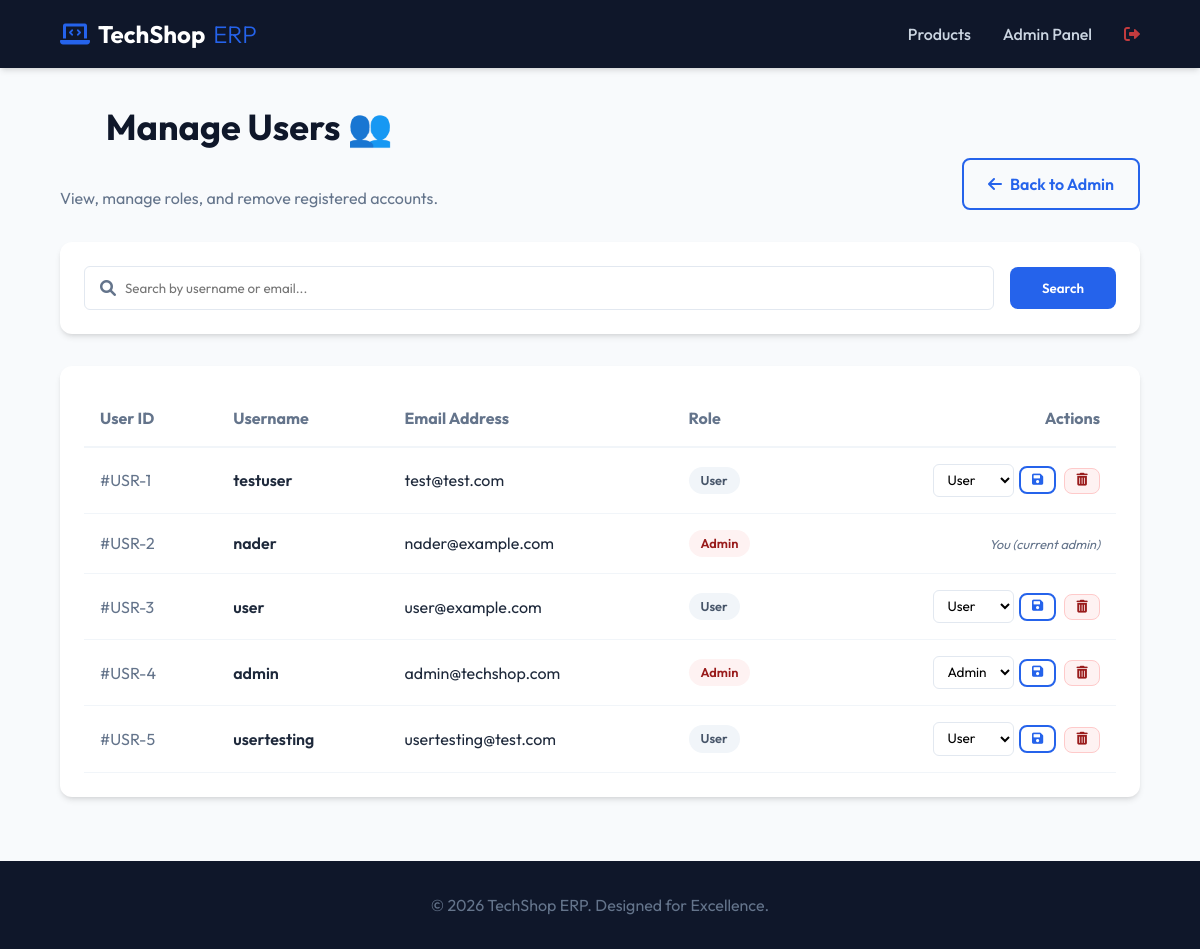
The page /admin-users (signed in) on the database as committed earlier.
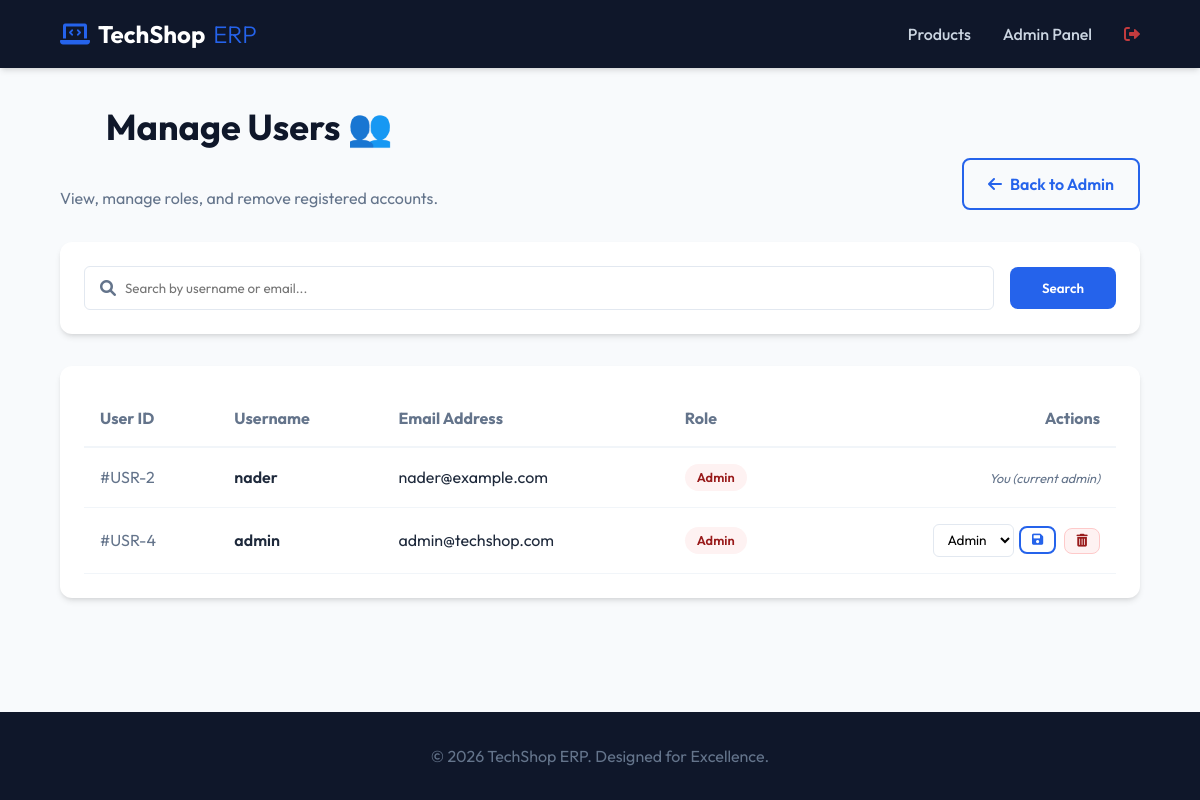
The same page on the database as committed later.
### tables this page shows
CREATE TABLE users (
  id INTEGER PRIMARY KEY AUTOINCREMENT,
  username TEXT NOT NULL UNIQUE,
  email TEXT NOT NULL UNIQUE,
  password TEXT NOT NULL,
  role_id INTEGER,
  FOREIGN KEY (role_id) REFERENCES roles(id)
);

CREATE TABLE roles (
  id INTEGER PRIMARY KEY AUTOINCREMENT,
  name TEXT UNIQUE
);

### app.py (the view)
@app.route("/admin-users")
def admin_users():
    if session.get("role") != "admin":
        return redirect(url_for("web_login"))
    db = get_db()
    search_query = request.args.get("q", "").strip()
    if search_query:
        users = db.execute(
            """SELECT u.id, u.username, u.email, r.name as role
               FROM users u
               JOIN roles r ON u.role_id = r.id
               WHERE u.username LIKE ? OR u.email LIKE ?""",
            (f"%{search_query}%", f"%{search_query}%")
        ).fetchall()
    else:
        users = db.execute(
            """SELECT u.id, u.username, u.email, r.name as role
               FROM users u
               JOIN roles r ON u.role_id = r.id"""
        ).fetchall()
    return render_template("admin_users.html", users=users, search_query=search_query)

### app.py (called while the page is built)
def get_db():
    if 'db' not in g:
        g.db = sqlite3.connect("database.db", timeout=20)
        g.db.row_factory = sqlite3.Row
        g.db.execute("PRAGMA foreign_keys = ON")
    return g.db

@app.context_processor
def inject_globals():
    cart_count = len(session.get("cart", []))
    return dict(cart_count=cart_count)

### templates/admin_users.html (shortened to what this page needs)
{% extends "base.html" %}
{% block content %}
<div style="display: flex; justify-content: space-between; align-items: flex-end; margin-bottom: 2rem;">
    <div>
        <h1>Manage Users 👥</h1>
        <p style="color: var(--text-muted);">View, manage roles, and remove registered accounts.</p>
    </div>
    <a href="/admin" class="btn btn-outline">
        <i class="fas fa-arrow-left"></i> Back to Admin
    </a>
</div>
<div class="search-section" style="background: white; padding: 1.5rem; border-radius: var(--border-radius); box-shadow: var(--shadow); margin-bottom: 2rem;">
    <form action="/admin-users" method="GET" style="display: flex; gap: 1rem; align-items: center;">
        <div style="flex: 1; position: relative;">
            <i class="fas fa-search" style="position: absolute; left: 1rem; top: 50%; transform: translateY(-50%); color: var(--text-muted);"></i>
            <input type="text" name="q" placeholder="Search by username or email..."
                   value="{{ search_query }}"
                   style="width: 100%; padding: 0.8rem 1rem 0.8rem 2.5rem; border: 1px solid #e2e8f0; border-radius: 6px; font-family: inherit;">
        </div>
        <button type="submit" class="btn btn-primary" style="padding: 0.8rem 2rem;">Search</button>
    </form>
</div>
{% if users %}
<div class="cart-table-wrapper">
    <table>
        <thead>
            <tr>
                <th>User ID</th>
                <th>Username</th>
                <th>Email Address</th>
                <th>Role</th>
                <th style="text-align: right;">Actions</th>
            </tr>
        </thead>
        <tbody>
            {% for user in users %}
            <tr>
                <td style="color: var(--text-muted);">#USR-{{ user.id }}</td>
                <td style="font-weight: 600;">{{ user.username }}</td>
                <td>{{ user.email }}</td>
                <td>
                    {% set is_admin = user.role == 'admin' %}
                    {% set role_bg = '#fef2f2' if is_admin else '#f1f5f9' %}
                    {% set role_color = '#991b1b' if is_admin else '#475569' %}
                    <span style="display: inline-block; background: {{ role_bg }}; color: {{ role_color }}; padding: 4px 12px; border-radius: 20px; font-size: 0.8rem; font-weight: 600;">
                        {{ user.role | title }}
                    </span>
                </td>
                <td style="text-align: right;">
                    {% if session.get('user_id') != user.id %}
                    <div style="display: flex; gap: 0.5rem; justify-content: flex-end; align-items: center; flex-wrap: wrap;">
                        <form action="/admin/change-role/{{ user.id }}" method="POST" style="display: flex; gap: 0.3rem; align-items: center;">
                            <select name="role" style="padding: 0.35rem 0.6rem; border: 1px solid #e2e8f0; border-radius: 6px; font-size: 0.85rem; font-family: inherit; background: white; cursor: pointer;">
                                <option value="user" {% if user.role == 'user' %}selected{% endif %}>User</option>
                                <option value="admin" {% if user.role == 'admin' %}selected{% endif %}>Admin</option>
                            </select>
                            <button type="submit" class="btn btn-outline" style="padding: 0.35rem 0.7rem; font-size: 0.8rem; color: var(--primary-color);" title="Save Role">
                                <i class="fas fa-save"></i>
                            </button>
                        </form>
                        <form action="/admin/delete-user/{{ user.id }}" method="POST" onsubmit="return confirm('Are you sure you want to permanently delete {{ user.username }}?')">
                            <button type="submit" class="btn btn-danger" style="padding: 0.35rem 0.7rem; font-size: 0.8rem; background: #fef2f2; color: #991b1b; border: 1px solid #fecaca;" title="Delete User">
                                <i class="fas fa-trash-alt"></i>
                            </button>
                        </form>
                    </div>
                    {% else %}
                    <span style="font-size: 0.8rem; color: var(--text-muted); font-style: italic;">You (current admin)</span>
                    {% endif %}
                </td>
            </tr>
            {% endfor %}
        </tbody>
    </table>
</div>
{% else %}
<div class="success-card" style="padding: 5rem 2rem;">
    <i class="fas fa-search fa-4x" style="color: #e2e8f0; margin-bottom: 2rem;"></i>
    <h2>No users found</h2>
    <p style="color: var(--text-muted);">We couldn't find any accounts matching your search.</p>
</div>
{% endif %}
{% endblock %}

### templates/base.html (shortened to what this page needs)
<!DOCTYPE html>
<html lang="en">
<head>
    <link rel="stylesheet" href="https://cdnjs.cloudflare.com/ajax/libs/font-awesome/6.0.0/css/all.min.css">
    <link rel="stylesheet" href="{{ url_for('static', filename='css/style.css') }}">
</head>
<body>
    <nav class="navbar">
        <div class="nav-container">
            <a href="/" class="logo">
                <i class="fas fa-laptop-code"></i> TechShop<span>ERP</span>
            </a>
            <div class="nav-links">
                <a href="/products" class="nav-item">Products</a>
                {% if session.get('role') == 'admin' %}
                    <a href="/admin" class="nav-item">Admin Panel</a>
                {% endif %}
                {% if session.get('user') %}
                    <a href="/logout" class="nav-item logout-btn"><i class="fas fa-sign-out-alt"></i></a>
                {% else %}
                    <a href="/login" class="nav-item login-btn">Login</a>
                {% endif %}
            </div>
        </div>
    </nav>
    <main class="content">
        {% block content %}{% endblock %}
    </main>
    <footer class="footer">
        <p>&copy; 2026 TechShop ERP. Designed for Excellence.</p>
    </footer>
</body>
</html>

### static/css/style.css (style rules this page uses)
:root { --primary-color: #2563eb; --primary-hover: #1d4ed8; --bg-color: #f8fafc; --text-color: #1e293b; --text-muted: #64748b; --card-bg: #ffffff; --nav-bg: #0f172a; --accent-red: #ef4444; --accent-green: #10b981; --border-radius: 12px; --shadow: 0 4px 6px -1px rgb(0 0 0 / 0.1), 0 2px 4px -2px rgb(0 0 0 / 0.1); --shadow-lg: 0 10px 15px -3px rgb(0 0 0 / 0.1), 0 4px 6px -4px rgb(0 0 0 / 0.1); --font-main: 'Outfit', sans-serif; }
* { margin: 0; padding: 0; box-sizing: border-box; }
body { font-family: var(--font-main); background-color: var(--bg-color); color: var(--text-color); line-height: 1.5; min-height: 100vh; display: flex; flex-direction: column; }
.navbar { background-color: var(--nav-bg); color: white; padding: 1rem 0; position: sticky; top: 0; z-index: 1000; box-shadow: var(--shadow); }
.nav-container { width: 90%; max-width: 1200px; margin: 0 auto; display: flex; justify-content: space-between; align-items: center; }
.logo { font-size: 1.5rem; font-weight: 700; text-decoration: none; color: white; display: flex; align-items: center; gap: 0.5rem; }
.logo i { color: var(--primary-color); }
.logo span { color: var(--primary-color); font-weight: 300; }
.nav-links { display: flex; align-items: center; gap: 2rem; }
.nav-item { text-decoration: none; color: #cbd5e1; font-weight: 500; transition: color 0.3s; position: relative; }
.logout-btn { color: var(--accent-red); opacity: 0.8; }
.content { flex: 1; width: 90%; max-width: 1200px; margin: 2rem auto; }
h1 { font-size: 2.25rem; font-weight: 700; margin-bottom: 2rem; color: var(--nav-bg); text-align: center; }
.btn { display: inline-flex; align-items: center; justify-content: center; padding: 0.75rem 1.5rem; border-radius: 8px; font-weight: 600; text-decoration: none; cursor: pointer; transition: all 0.2s; border: none; font-family: inherit; gap: 0.5rem; }
.btn-primary { background-color: var(--primary-color); color: white; }
.btn-outline { border: 2px solid var(--primary-color); color: var(--primary-color); background: transparent; }
.btn-danger { background-color: var(--accent-red); color: white; }
.cart-table-wrapper { background: white; border-radius: var(--border-radius); padding: 1.5rem; box-shadow: var(--shadow); margin-bottom: 2rem; }
table { width: 100%; border-collapse: collapse; }
th { text-align: left; padding: 1rem; border-bottom: 2px solid #f1f5f9; color: var(--text-muted); }
td { padding: 1rem; border-bottom: 1px solid #f1f5f9; }
.footer { background-color: var(--nav-bg); color: #64748b; text-align: center; padding: 2rem; margin-top: auto; }

Rows that differ between the two databases and show on the page:
removed users: id "1", username "testuser", email "test@test.com", role "User"
removed users: id "3", username "user", email "user@example.com", role "User"
removed users: id "5", username "usertesting", email "usertesting@test.com", role "User"
